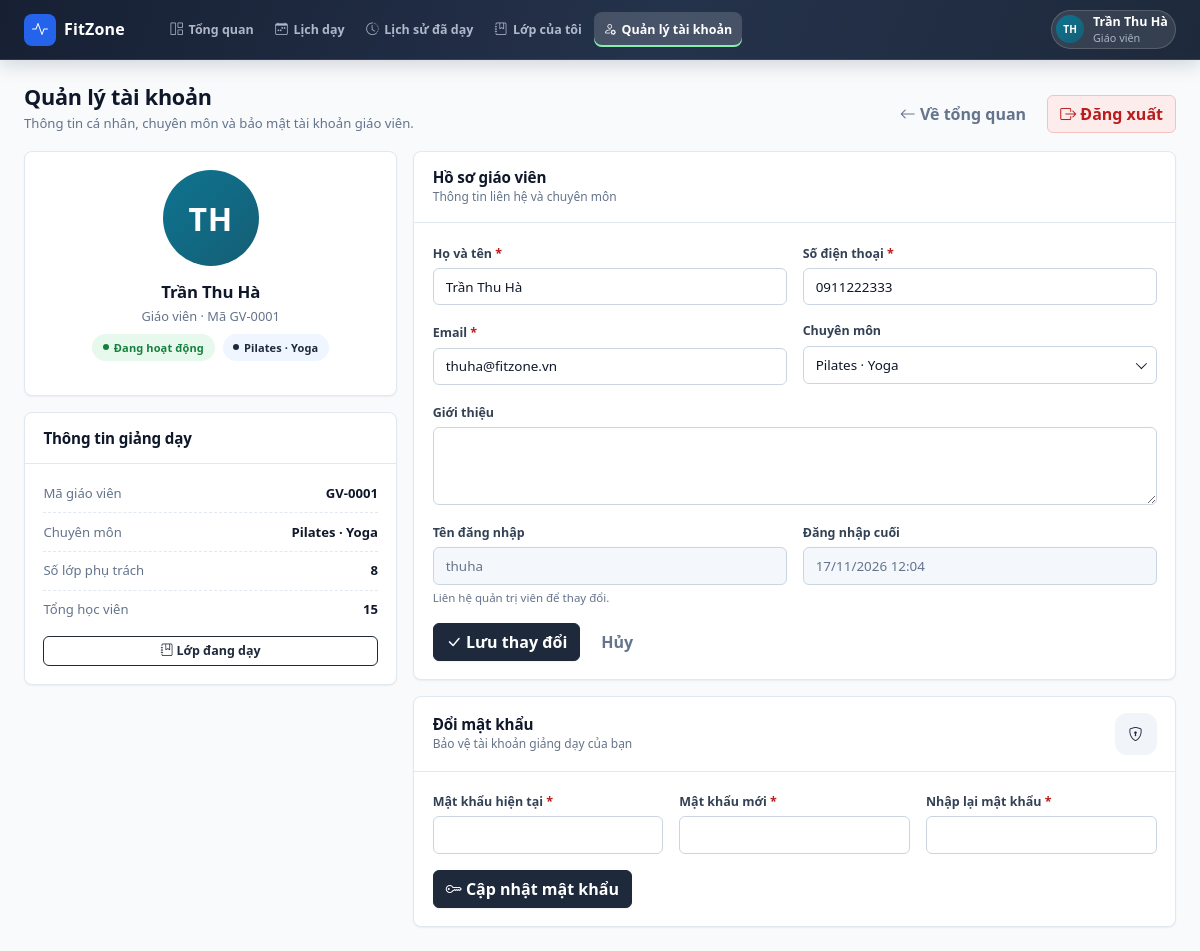
Screenshot of /instructor/account.php (signed in) with the database file from the repository.
### tables this page shows
CREATE TABLE `giao_vien` (
  `id` int(10) unsigned NOT NULL AUTO_INCREMENT,
  `tai_khoan_id` int(10) unsigned DEFAULT NULL,
  `ho_ten` varchar(100) NOT NULL,
  `sdt` varchar(15) NOT NULL,
  `email` varchar(100) NOT NULL,
  `gioi_thieu` text DEFAULT NULL,
  `trang_thai` varchar(20) NOT NULL DEFAULT 'dang_lam',
  `deleted_at` datetime DEFAULT NULL,
  `created_at` datetime NOT NULL DEFAULT current_timestamp(),
  `updated_at` datetime NOT NULL DEFAULT current_timestamp() ON UPDATE current_timestamp(),
  PRIMARY KEY (`id`),
  UNIQUE KEY `uq_giao_vien_email` (`email`),
  UNIQUE KEY `uq_giao_vien_tai_khoan` (`tai_khoan_id`),
  CONSTRAINT `fk_giao_vien_tai_khoan` FOREIGN KEY (`tai_khoan_id`) REFERENCES `tai_khoan` (`id`) ON DELETE SET NULL
);

CREATE TABLE `tai_khoan` (
  `id` int(10) unsigned NOT NULL AUTO_INCREMENT,
  `ten_dang_nhap` varchar(50) NOT NULL,
  `mat_khau` varchar(255) NOT NULL,
  `ho_ten` varchar(100) NOT NULL,
  `vai_tro` varchar(20) NOT NULL DEFAULT 'customer',
  `trang_thai` tinyint(1) NOT NULL DEFAULT 1,
  `created_at` datetime NOT NULL DEFAULT current_timestamp(),
  PRIMARY KEY (`id`),
  UNIQUE KEY `uq_tai_khoan_ten` (`ten_dang_nhap`)
);

### instructor/account.php (the view, shortened to what the rows shown need)
<?php
require __DIR__ . '/../common/bootstrap.php';
$menu = require __DIR__ . '/../common/menus/instructor.php';
$appRole = 'instructor';
$instructor = data_current_instructor();
$instructorCode = 'GV-' . str_pad((string) ($instructor['id'] ?? 0), 4, '0', STR_PAD_LEFT);
$partials = __DIR__ . '/../common/partials';
require $partials . '/head.php';
?>
<div class="app-shell">
    <div class="app-main">
        <?php require $partials . '/topbar.php'; ?>
        <main class="app-content" id="main-content">
<div class="page-head">
    <div>
        <h1>Quản lý tài khoản</h1>
    </div>
</div>
<div class="row g-3">
    <div class="col-lg-4">
        <div class="app-card mb-3">
            <div class="app-card-body text-center">
                <?= avatar($instructor['name'] ?? 'Giáo viên', 'avatar-xl', 'mx-auto') ?>
                <h2 class="mt-3 mb-1" id="account-name" style="font-size:1.05rem;"><?= e($instructor['name'] ?? '') ?></h2>
                <p class="text-muted-2 text-small mb-2">Giáo viên · Mã <?= e($instructorCode) ?></p>
                <div class="d-flex justify-content-center gap-2 mb-3">
                    <?= badge(($instructor['status'] ?? '') === 'dang_lam' ? 'Đang hoạt động' : 'Ngừng hoạt động', ($instructor['status'] ?? '') === 'dang_lam' ? 'success' : 'secondary') ?>
                    <span id="account-specialty-badge"><?= badge($instructor['specialty'] ?? '—', 'primary') ?></span>
                </div>
            </div>
        </div>
        <div class="app-card">
            <div class="app-card-header"><h2>Thông tin giảng dạy</h2></div>
            <div class="app-card-body">
                <div class="kv-list">
                    <div class="kv"><span>Mã giáo viên</span><span><?= e($instructorCode) ?></span></div>
                </div>
            </div>
        </div>
    </div>
    <div class="col-lg-8">
        <div class="app-card mb-3">
            <div class="app-card-header">
                <div>
                    <h2>Hồ sơ giáo viên</h2>
                </div>
            </div>
            <div class="app-card-body">
                <form id="profile-form">
                    <div class="row g-3">
                        <div class="col-md-6">
                            <label class="form-label" for="ins-name">Họ và tên <span class="req">*</span></label>
                            <input class="form-control" id="ins-name" name="ho_ten" type="text" value="<?= e($instructor['name'] ?? '') ?>" required>
                        </div>
                        <div class="col-md-6">
                            <label class="form-label" for="ins-phone">Số điện thoại <span class="req">*</span></label>
                            <input class="form-control" id="ins-phone" name="sdt" type="tel" value="<?= e($instructor['phone'] ?? '') ?>" required>
                        </div>
                        <div class="col-md-6">
                            <label class="form-label" for="ins-email">Email <span class="req">*</span></label>
                            <input class="form-control" id="ins-email" name="email" type="email" value="<?= e($instructor['email'] ?? '') ?>" required>
                        </div>
                        <div class="col-md-6">
                            <label class="form-label" for="ins-account">Tên đăng nhập</label>
                            <input class="form-control" id="ins-account" type="text" value="<?= e($account['ten_dang_nhap'] ?? '') ?>" disabled>
                            <div class="form-text">Liên hệ quản trị viên để thay đổi.</div>
                        </div>
                    </div>
                </form>
            </div>
        </div>
        <div class="app-card">
            <div class="app-card-header">
                <div>
                    <h2>Đổi mật khẩu</h2>
                </div>
            </div>
        </div>
    </div>
</div>
        </main>
    </div>
</div>
<?php require $partials . '/foot.php'; ?>

### common/partials/topbar.php (shortened to what the rows shown need)
<?php
require_once __DIR__ . '/../data/user.php';
$user = app_user($appRole);
$accountHref = '/' . $appRole . '/account';
?>
<header class="app-topbar">
    <a class="app-user text-decoration-none" href="<?= e(url($accountHref)) ?>" aria-label="Mở trang quản lý tài khoản">
        <?= avatar($user['name'], 'avatar-sm') ?>
        <span class="app-user-meta">
            <strong><?= e($user['name']) ?></strong>
            <span><?= e($user['sub']) ?></span>
        </span>
    </a>
</header>

### common/components/ui.php (shortened to what the rows shown need)
<?php
if (!function_exists('initials')) {
    function initials(string $name): string
    {
        $parts = preg_split('/\s+/u', trim($name)) ?: [];
        $parts = array_values(array_filter($parts, static fn ($p) => $p !== ''));
        $last = $parts[count($parts) - 1];
        $first = $parts[0];
        $initials = mb_substr($first, 0, 1, 'UTF-8');
        if (count($parts) > 1) {
            $initials .= mb_substr($last, 0, 1, 'UTF-8');
        }
        return mb_strtoupper($initials, 'UTF-8');
    }
}
if (!function_exists('avatar')) {
    function avatar(string $name, string $size = '', string $extra = ''): string
    {
        $palette = ['alt-1', 'alt-2', 'alt-3', 'alt-4', 'alt-5'];
        $alt = $palette[abs(crc32($name)) % count($palette)];
        $classes = trim('avatar ' . $alt . ($size !== '' ? ' ' . $size : '') . ($extra !== '' ? ' ' . $extra : ''));
        return '<span class="' . e($classes) . '" title="' . e($name) . '">' . e(initials($name)) . '</span>';
    }
}
if (!function_exists('badge')) {
    function badge(string $label, string $variant = 'primary', bool $dot = true): string
    {
        $dotClass = $dot ? '' : ' no-dot';
        return '<span class="badge-status ' . e($variant) . $dotClass . '">' . e($label) . '</span>';
    }
}

### rows the page displays
giao_vien: ho_ten "TH TH", ho_ten "Trần Thu Hà", id "GV-0001", sdt "0911222333", email "thuha@fitzone.vn"
tai_khoan: ho_ten "Trần Thu Hà", ho_ten.email "Giáo viên", ten_dang_nhap "thuha"

### other values shown
$item['label'] "Tổng quan"
$item['label'] "Lịch dạy"
$item['label'] "Lịch sử đã dạy"
$item['label'] "Lớp của tôi"
$item['label'] "Quản lý tài khoản"
$label "Đang hoạt động Pilates · Yoga"
$instructor['specialty'] "Pilates · Yoga"
$instructor['classes'] "8"
$instructor['students'] "15"
